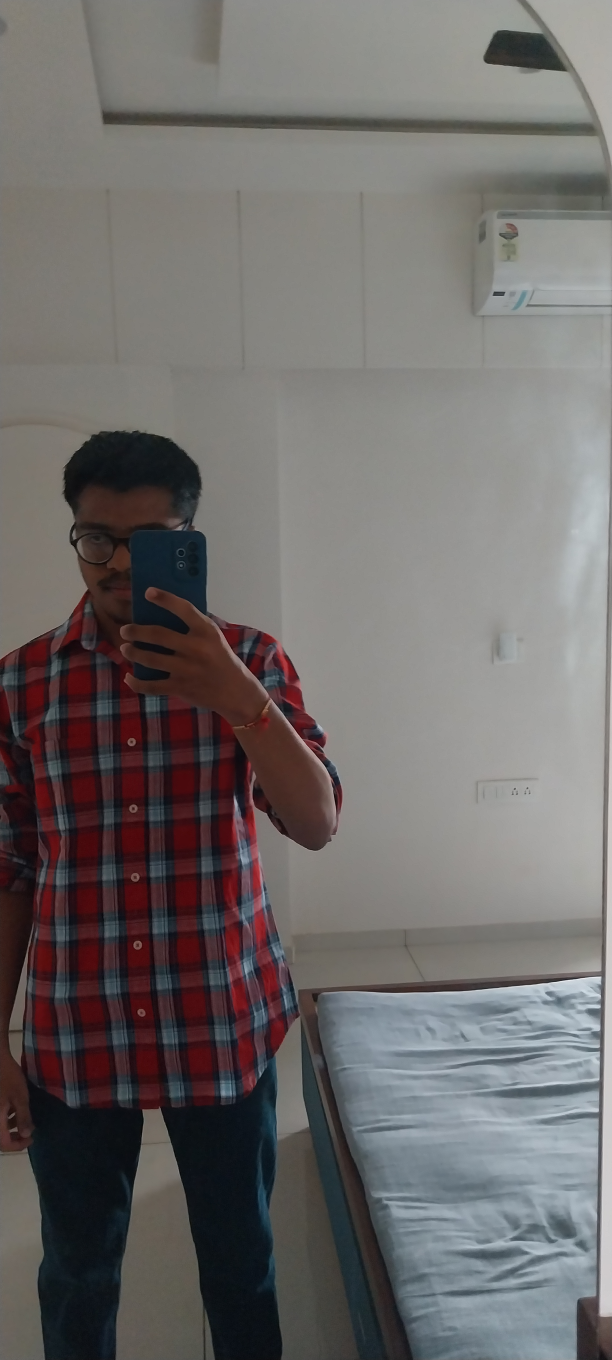
#> input picture dataset/kunj/20250811_065936.jpg, 1836 x 4080 px (shown at 1/3 size)
$ python test_detect_params.py
#> lines starting #> are read from the running program, lines starting #| are printed output that depends on the picture
import cv2
import os
import numpy as np

img_path = "dataset/kunj/20250811_065936.jpg"
print("Image:", img_path)
img = cv2.imread(img_path)
#> img is the input picture: shape (4080, 1836, 3); mean B, G, R 106.2, 107.3, 110.9
print("Loaded:", img is not None)
#| Loaded: True
if img is None:
    raise SystemExit("Image not found")
print("Shape:", img.shape)
#| Shape: (4080, 1836, 3)
gray = cv2.cvtColor(img, cv2.COLOR_BGR2GRAY)
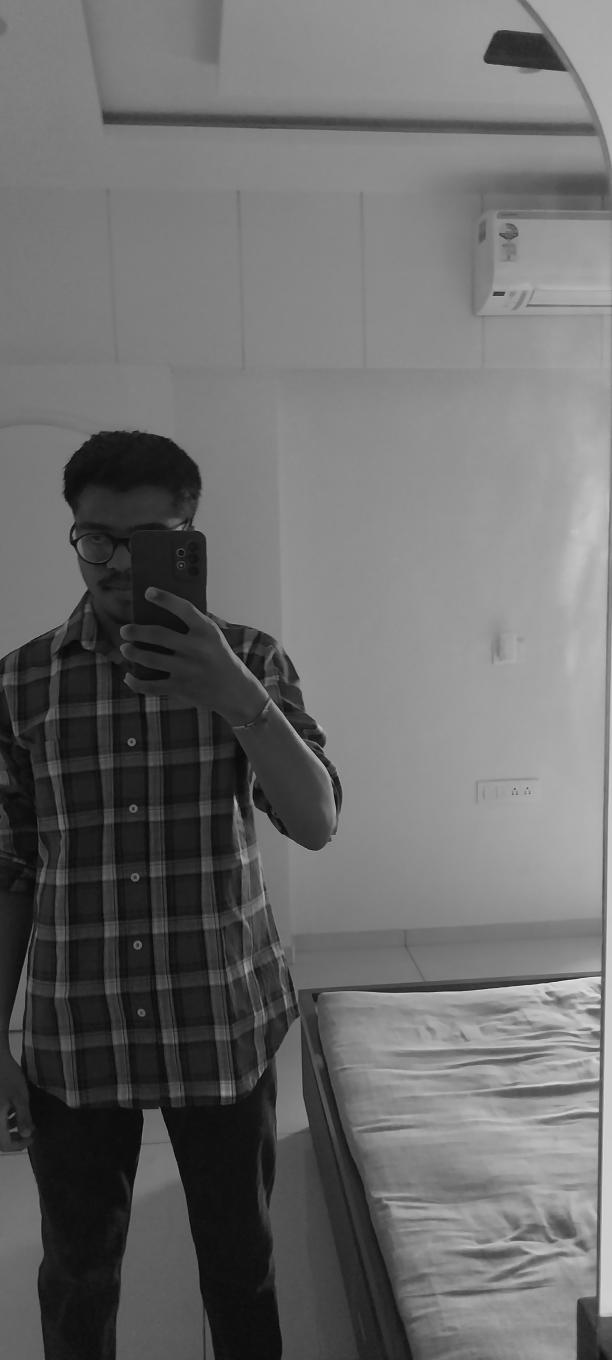
#> gray: shape (4080, 1836) (shown at 1/3 size); min 0, max 247, mean 108.3
cascade_path = cv2.data.haarcascades + "haarcascade_frontalface_default.xml"
print("cascade:", cascade_path, "exists:", os.path.exists(cascade_path))
detector = cv2.CascadeClassifier(cascade_path)
params = [
    (1.1, 5, (60, 60)),
    (1.05, 5, (30, 30)),
    (1.01, 3, (20, 20)),
    (1.3, 3, (50, 50)),
]
for scale, neigh, minsize in params:
#> (the run stopped early here; a loop or call above may not have finished)

$ run again, with dataset/kunj/20240221_085704.jpg copied over dataset/kunj/20250811_065936.jpg
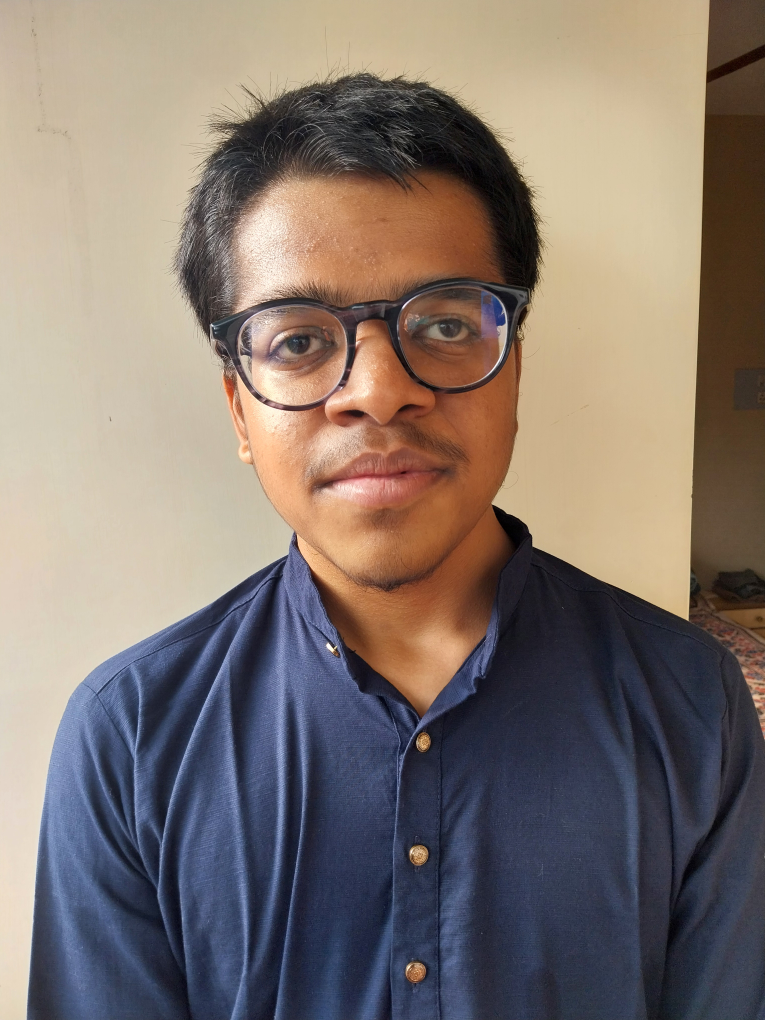
#> input picture dataset/kunj/20240221_085704.jpg, 3060 x 4080 px (shown at 1/4 size)
#> img is the input picture: shape (4080, 3060, 3); mean B, G, R 110.4, 117.5, 129.8
#| Loaded: True
#| Shape: (4080, 3060, 3)
#> `gray = cv2.cvtColor(img, cv2.COLOR_BGR2GRAY)`:
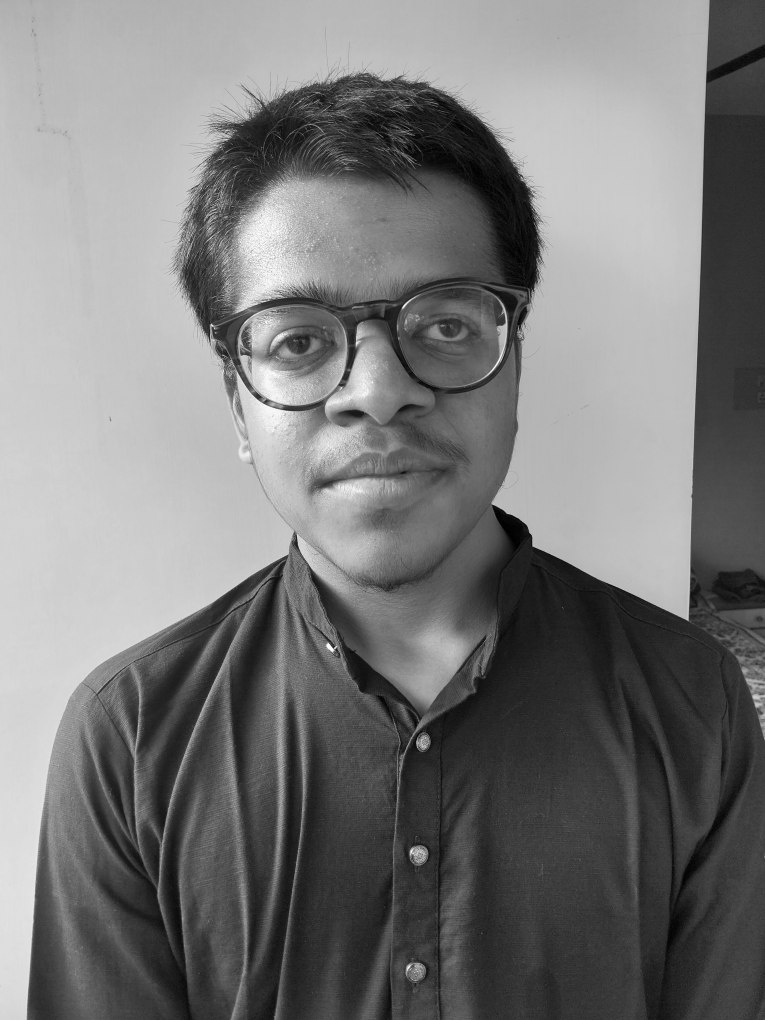
#> gray: shape (4080, 3060) (shown at 1/4 size); min 0, max 255, mean 120.4

$ run again, with dataset/kunj/20240221_085710.jpg copied over dataset/kunj/20250811_065936.jpg
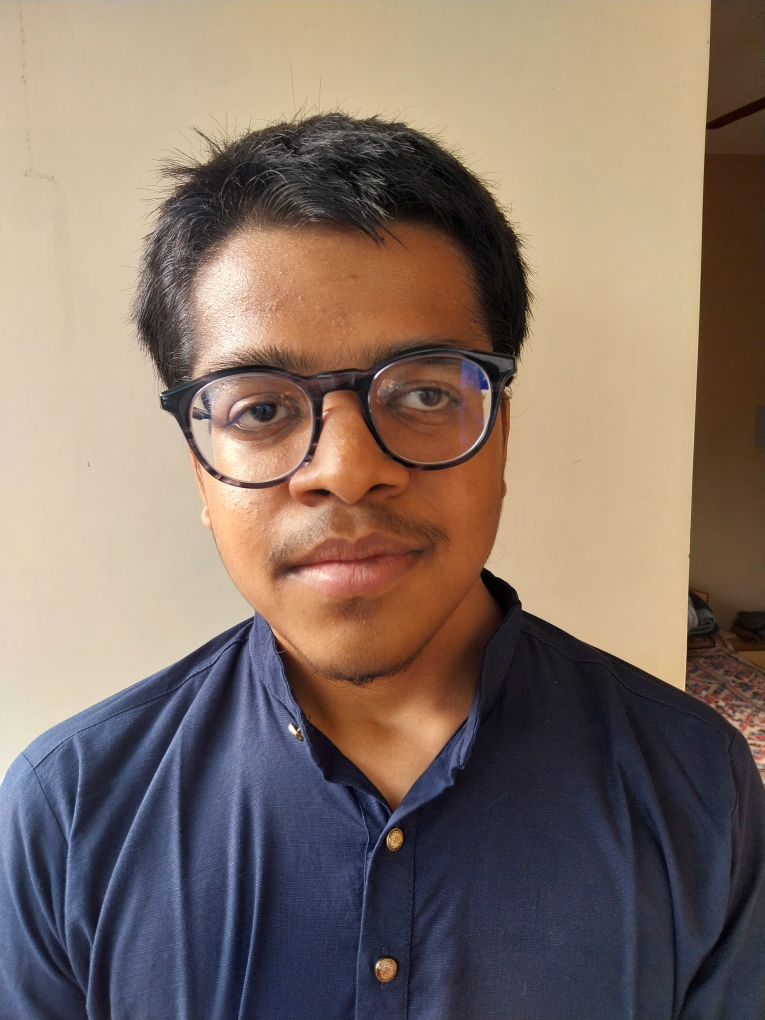
#> input picture dataset/kunj/20240221_085710.jpg, 3060 x 4080 px (shown at 1/4 size)
#> img is the input picture: shape (4080, 3060, 3); mean B, G, R 104, 115.2, 132.5
#| Loaded: True
#| Shape: (4080, 3060, 3)
#> `gray = cv2.cvtColor(img, cv2.COLOR_BGR2GRAY)`:
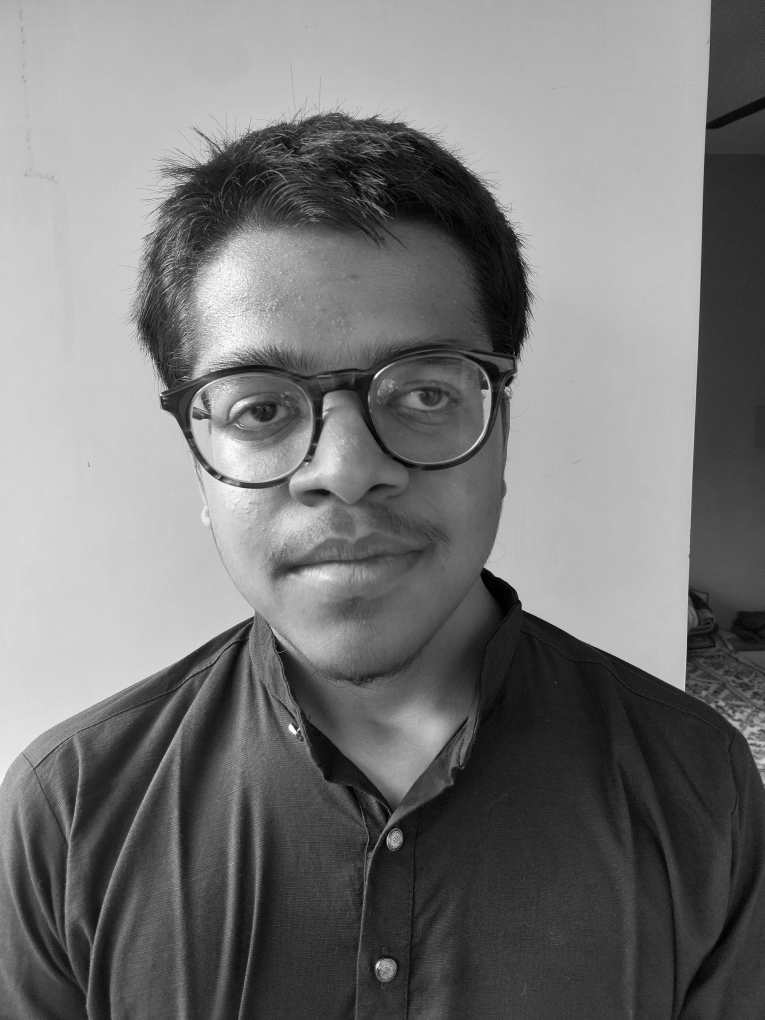
#> gray: shape (4080, 3060) (shown at 1/4 size); min 0, max 255, mean 119.1

$ run again, with dataset/kunj/20240221_085749.jpg copied over dataset/kunj/20250811_065936.jpg
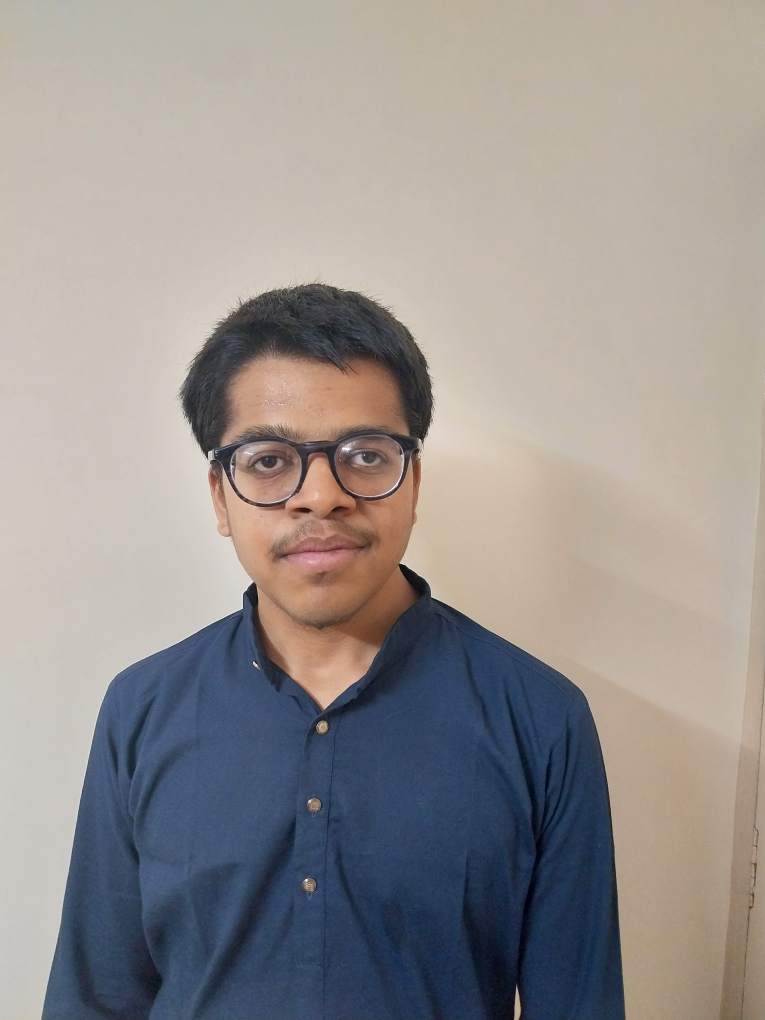
#> input picture dataset/kunj/20240221_085749.jpg, 3060 x 4080 px (shown at 1/4 size)
#> img is the input picture: shape (4080, 3060, 3); mean B, G, R 143.2, 145.9, 151.4
#| Loaded: True
#| Shape: (4080, 3060, 3)
#> `gray = cv2.cvtColor(img, cv2.COLOR_BGR2GRAY)`:
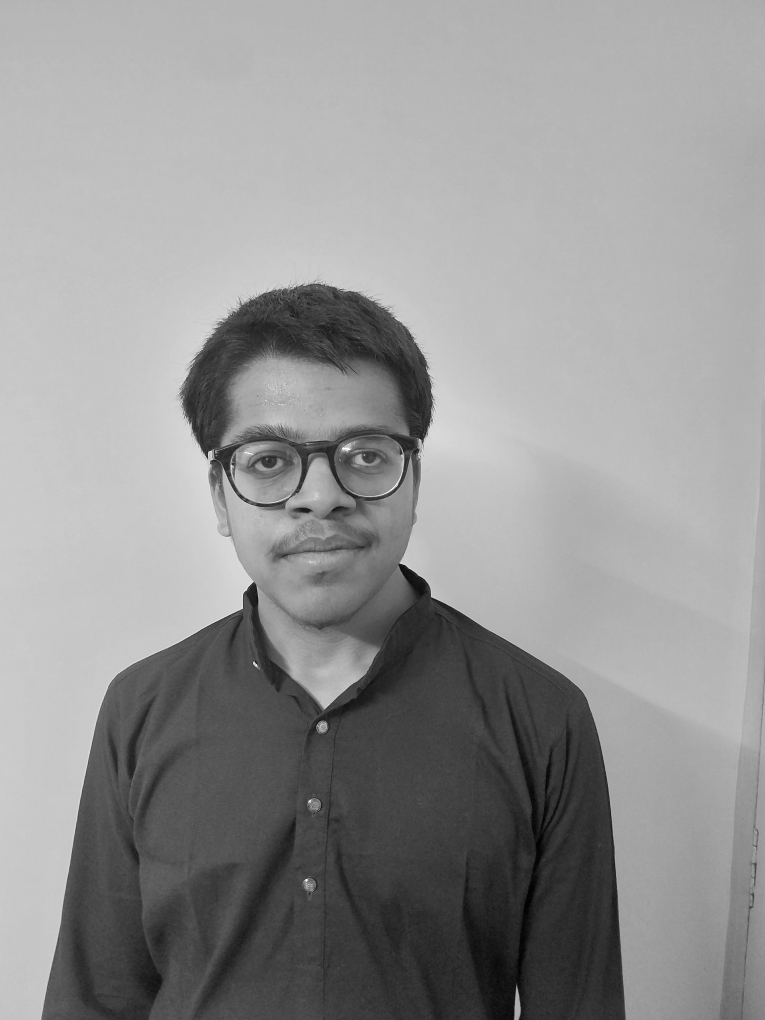
#> gray: shape (4080, 3060) (shown at 1/4 size); min 0, max 255, mean 147.3
